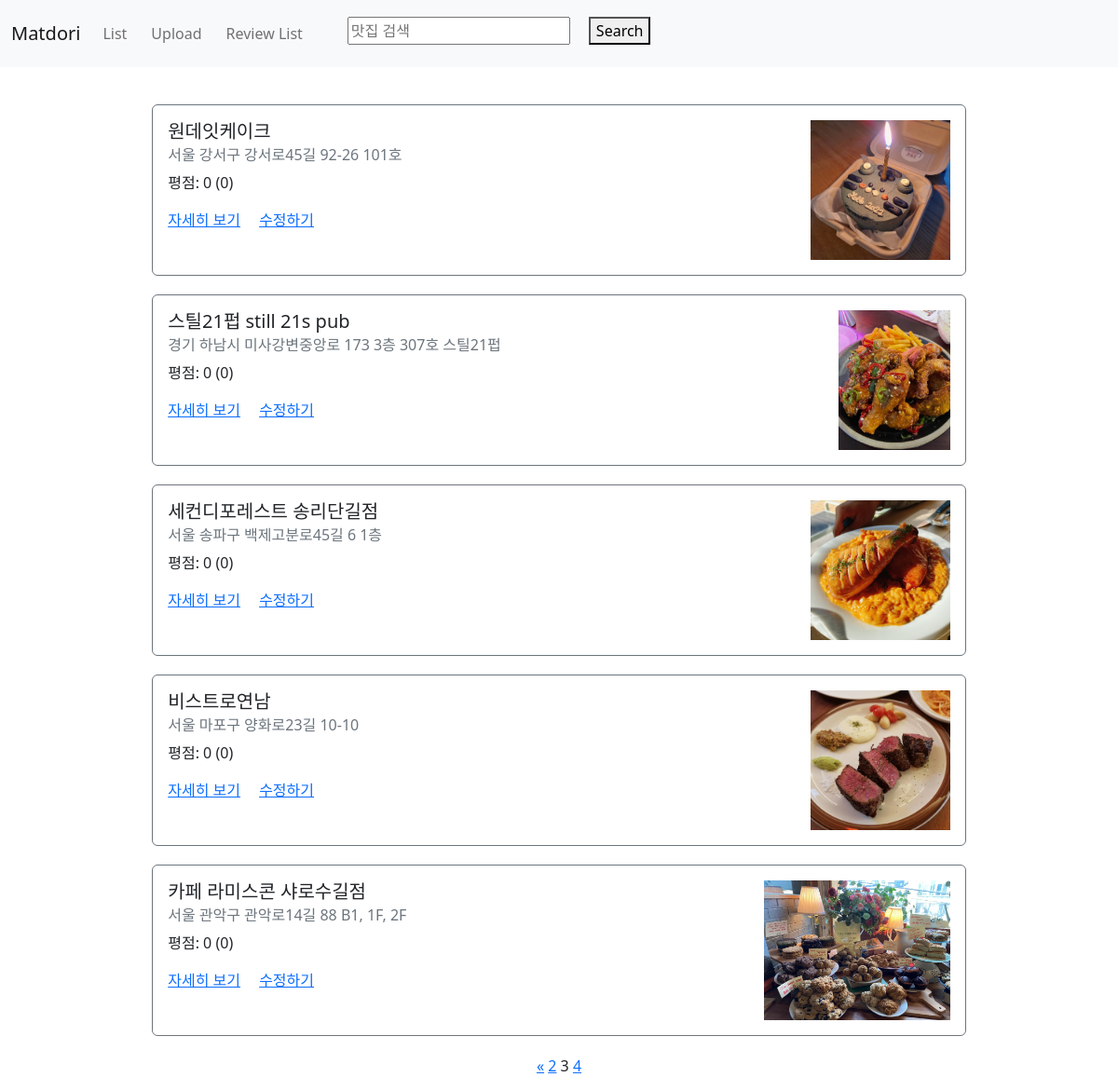
Page /first/list/?page=3 on the committed database.
### first/models.py (models this page shows)
class Restaurant(models.Model):
    name = models.CharField(max_length=30)
    address = models.CharField(max_length=200)
    password = models.CharField(max_length=20, default=None, null=True) #None을 사용하려면 null값을 true로 설정해야한다.
    photo = models.ImageField(upload_to='%Y/%m/%d', blank=True)
    created_at = models.DateTimeField(auto_now_add=True)
    updated_at = models.DateTimeField(auto_now=True)
    class Meta:
        ordering = ['-id']

### first/views.py (the view)
# urls.py: path('list/', views.list, name="list"),
def list(request):
    restaurants = Restaurant.objects.all().annotate(reviews_count=Count('review')).annotate(average_point=Avg('review__point'))
    paginator = Paginator(restaurants, 5)
    lastpage = int(paginator.num_pages)-1
    page = request.GET.get('page')
    items = paginator.get_page(page)
    context={
        'restaurants' : items,
        'lastPage' : lastpage,
    }
    return render(request, 'first/list.html', context)

### first/templates/first/list.html (shortened to what this page needs)
{%extends 'first/base.html'%} {%load static%} {%block content%}
<div class="container">
  {% for item in restaurants %}
  <div class="row restaurants-item" style="margin: 20px auto">
    <div class="col-sm-12">
      <div class="card border-secondary">
        <div class="card-body">
          {% if item.photo %}
          <img
            src="{{ item.photo.url }}"
          />
          {% endif %}
          <h5 class="card-title">{{item.name}}</h5>
          <h6 class="card-subtitle mb-2 text-muted">{{item.address}}</h6>
          <p class="card-text">
            평점: {% if item.average_point == None %} 0 {% else %}
            {{ item.average_point }} {% endif %} ({{item.reviews_count}})
          </p>
          <a href="{% url 'restaurant-detail' id=item.id %}" class="card-link"
            >자세히 보기</a
          >
          <a
            href="{% url 'restaurant-update' %}?id={{ item.id }}"
            class="card-link"
            >수정하기</a
          >
        </div>
      </div>
    </div>
  </div>
  {%endfor%}
  <div class="row">
    <div class="col-sm-12 text-center">
      <div class="pagination">
        <span class="step-links text-center" style="width: 100%">
          {%if restaurants.has_previous%}
          <a href="?page=1">&laquo;</a>
          <a href="?page={{restaurants.previous_page_number}}"
            >{{restaurants.previous_page_number}}</a
          >
          {%endif%}
          <span class="current"> {{restaurants.number }} </span>
          {%if restaurants.has_next %}
          <a href="?page={{restaurants.next_page_number}}"
            >{{restaurants.next_page_number}}</a
          >
          {% endif %}
        </span>
      </div>
    </div>
  </div>
</div>
{% endblock %}

### first/static/first/styles.css (style rules this page uses)
body > div.container > div.row.restaurants-item > div > div { width: 80%; margin: 0 auto; }
body > div.container > div > div > div > div > img { max-height: 150px; min-height: 150px; margin: 0px; float: right; }

### rows in the picture
Restaurant: photo (picture), name "원데잇케이크", address "서울 강서구 강서로45길 92-26 101호", reviews_count "0"
Restaurant: photo (picture), name "스틸21펍 still 21s pub", address "경기 하남시 미사강변중앙로 173 3층 307호 스틸21펍", reviews_count "0"
Restaurant: photo (picture), name "세컨디포레스트 송리단길점", address "서울 송파구 백제고분로45길 6 1층", shows "0", reviews_count "0"
Restaurant: photo (picture), name "비스트로연남", address "서울 마포구 양화로23길 10-10", reviews_count "0"
Restaurant: photo (picture), name "카페 라미스콘 샤로수길점", address "서울 관악구 관악로14길 88 B1, 1F, 2F", shows "0", reviews_count "0"

### other values in the picture
{{ restaurants.previous_page_number }} "2"
{{ restaurants.number }} "3"
{{ restaurants.next_page_number }} "4"
